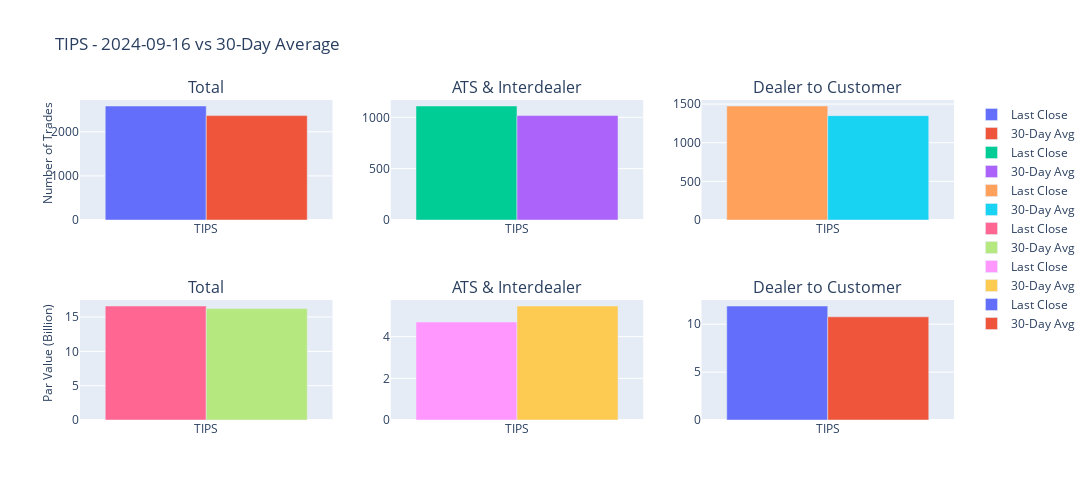
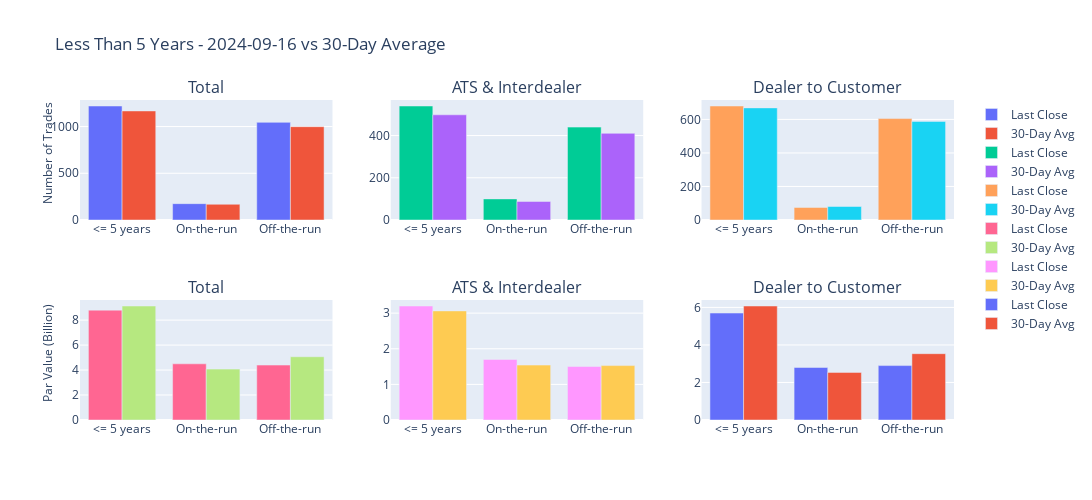
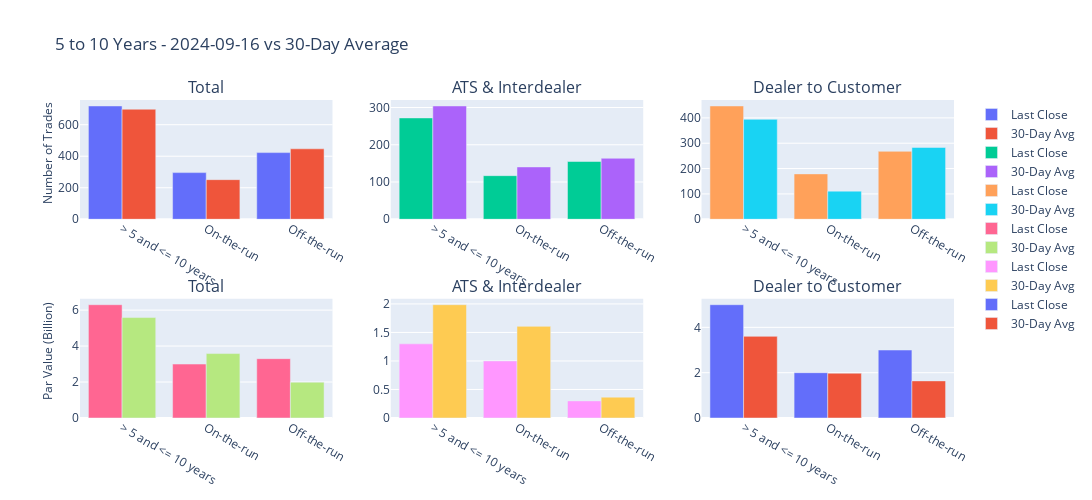
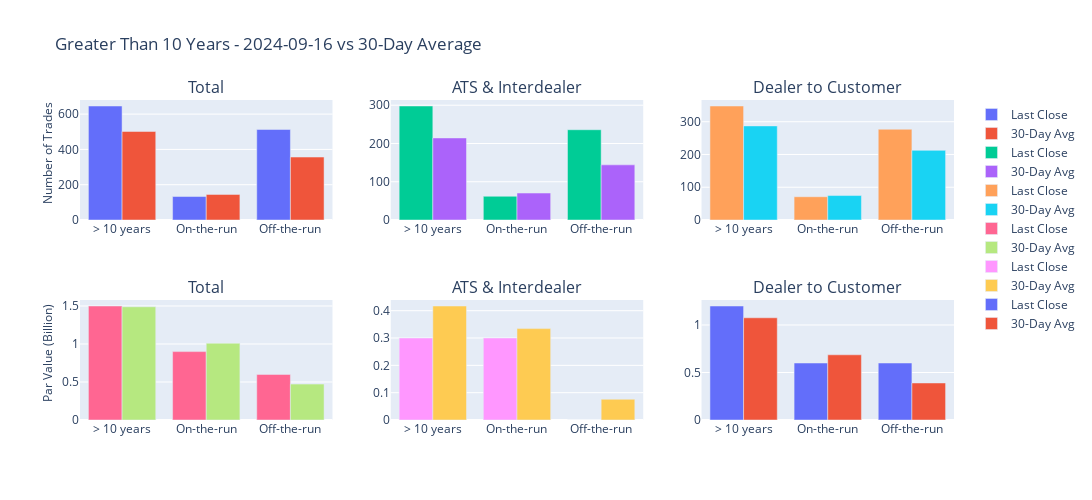

Notebook source saved alongside these figures, in order:
### Code cell
df_TIPS = df[df[('Category', 'Unnamed: 0_level_1')] == 'TIPS'].reset_index(drop=True)
df_less_than_5 = get_subcat_rows(df, '<= 5 years')
df_5_10 = get_subcat_rows(df, '> 5 and <= 10 years')
df_greater_than_10 = get_subcat_rows(df, '> 10 years')

plot_trades_and_par(df_TIPS, 'TIPS')
plot_trades_and_par(df_less_than_5, 'Less Than 5 Years')
plot_trades_and_par(df_5_10, '5 to 10 Years')
plot_trades_and_par(df_greater_than_10, 'Greater Than 10 Years')

### Figure 1 — Plotly figure (JSON) as saved in the notebook; plotly's stock layout.template omitted (floating-point values rounded to 4 significant figures)
{"data": [{"name": "Last Close", "type": "bar", "x": ["TIPS"], "xaxis": "x", "y": [2585], "yaxis": "y"}, {"name": "30-Day Avg", "type": "bar", "x": ["TIPS"], "xaxis": "x", "y": [2367.0], "yaxis": "y"}, {"name": "Last Close", "type": "bar", "x": ["TIPS"], "xaxis": "x2", "y": [1110], "yaxis": "y2"}, {"name": "30-Day Avg", "type": "bar", "x": ["TIPS"], "xaxis": "x2", "y": [1017.0], "yaxis": "y2"}, {"name": "Last Close", "type": "bar", "x": ["TIPS"], "xaxis": "x3", "y": [1475], "yaxis": "y3"}, {"name": "30-Day Avg", "type": "bar", "x": ["TIPS"], "xaxis": "x3", "y": [1350.0], "yaxis": "y3"}, {"name": "Last Close", "type": "bar", "x": ["TIPS"], "xaxis": "x4", "y": [16.6], "yaxis": "y4"}, {"name": "30-Day Avg", "type": "bar", "x": ["TIPS"], "xaxis": "x4", "y": [16.22], "yaxis": "y4"}, {"name": "Last Close", "type": "bar", "x": ["TIPS"], "xaxis": "x5", "y": [4.7], "yaxis": "y5"}, {"name": "30-Day Avg", "type": "bar", "x": ["TIPS"], "xaxis": "x5", "y": [5.469], "yaxis": "y5"}, {"name": "Last Close", "type": "bar", "x": ["TIPS"], "xaxis": "x6", "y": [11.9], "yaxis": "y6"}, {"name": "30-Day Avg", "type": "bar", "x": ["TIPS"], "xaxis": "x6", "y": [10.77], "yaxis": "y6"}], "layout": {"annotations": [{"font": {"size": 16}, "showarrow": false, "text": "Total", "x": 0.1444, "xanchor": "center", "xref": "paper", "y": 1, "yanchor": "bottom", "yref": "paper"}, {"font": {"size": 16}, "showarrow": false, "text": "ATS & Interdealer", "x": 0.5, "xanchor": "center", "xref": "paper", "y": 1, "yanchor": "bottom", "yref": "paper"}, {"font": {"size": 16}, "showarrow": false, "text": "Dealer to Customer", "x": 0.8556, "xanchor": "center", "xref": "paper", "y": 1, "yanchor": "bottom", "yref": "paper"}, {"font": {"size": 16}, "showarrow": false, "text": "Total", "x": 0.1444, "xanchor": "center", "xref": "paper", "y": 0.375, "yanchor": "bottom", "yref": "paper"}, {"font": {"size": 16}, "showarrow": false, "text": "ATS & Interdealer", "x": 0.5, "xanchor": "center", "xref": "paper", "y": 0.375, "yanchor": "bottom", "yref": "paper"}, {"font": {"size": 16}, "showarrow": false, "text": "Dealer to Customer", "x": 0.8556, "xanchor": "center", "xref": "paper", "y": 0.375, "yanchor": "bottom", "yref": "paper"}, {"align": "center", "font": {"size": 12}, "showarrow": false, "text": "Number of Trades", "textangle": -90, "x": -0.05, "xref": "paper", "y": 1, "yref": "paper"}, {"align": "center", "font": {"size": 12}, "showarrow": false, "text": "Par Value (Billion)", "textangle": -90, "x": -0.05, "xref": "paper", "y": 0.05, "yref": "paper"}], "barmode": "group", "height": 500, "showlegend": true, "title": {"text": "TIPS - 2024-09-16 vs 30-Day Average"}, "width": 1300, "xaxis": {"anchor": "y", "domain": [0, 0.2889]}, "xaxis2": {"anchor": "y2", "domain": [0.3556, 0.6444]}, "xaxis3": {"anchor": "y3", "domain": [0.7111, 1]}, "xaxis4": {"anchor": "y4", "domain": [0, 0.2889]}, "xaxis5": {"anchor": "y5", "domain": [0.3556, 0.6444]}, "xaxis6": {"anchor": "y6", "domain": [0.7111, 1]}, "yaxis": {"anchor": "x", "domain": [0.625, 1]}, "yaxis2": {"anchor": "x2", "domain": [0.625, 1]}, "yaxis3": {"anchor": "x3", "domain": [0.625, 1]}, "yaxis4": {"anchor": "x4", "domain": [0, 0.375]}, "yaxis5": {"anchor": "x5", "domain": [0, 0.375]}, "yaxis6": {"anchor": "x6", "domain": [0, 0.375]}}}

### Figure 2 — Plotly figure (JSON) as saved in the notebook; plotly's stock layout.template omitted (floating-point values rounded to 4 significant figures)
{"data": [{"name": "Last Close", "type": "bar", "x": ["<= 5 years", "On-the-run", "Off-the-run"], "xaxis": "x", "y": [1220, 175, 1045], "yaxis": "y"}, {"name": "30-Day Avg", "type": "bar", "x": ["<= 5 years", "On-the-run", "Off-the-run"], "xaxis": "x", "y": [1167.0, 168.3, 998.7], "yaxis": "y"}, {"name": "Last Close", "type": "bar", "x": ["<= 5 years", "On-the-run", "Off-the-run"], "xaxis": "x2", "y": [540, 100, 440], "yaxis": "y2"}, {"name": "30-Day Avg", "type": "bar", "x": ["<= 5 years", "On-the-run", "Off-the-run"], "xaxis": "x2", "y": [498.3, 87.79, 410.5], "yaxis": "y2"}, {"name": "Last Close", "type": "bar", "x": ["<= 5 years", "On-the-run", "Off-the-run"], "xaxis": "x3", "y": [680, 75, 605], "yaxis": "y3"}, {"name": "30-Day Avg", "type": "bar", "x": ["<= 5 years", "On-the-run", "Off-the-run"], "xaxis": "x3", "y": [668.8, 80.55, 588.2], "yaxis": "y3"}, {"name": "Last Close", "type": "bar", "x": ["<= 5 years", "On-the-run", "Off-the-run"], "xaxis": "x4", "y": [8.8, 4.5, 4.4], "yaxis": "y4"}, {"name": "30-Day Avg", "type": "bar", "x": ["<= 5 years", "On-the-run", "Off-the-run"], "xaxis": "x4", "y": [9.131, 4.076, 5.066], "yaxis": "y4"}, {"name": "Last Close", "type": "bar", "x": ["<= 5 years", "On-the-run", "Off-the-run"], "xaxis": "x5", "y": [3.2, 1.7, 1.5], "yaxis": "y5"}, {"name": "30-Day Avg", "type": "bar", "x": ["<= 5 years", "On-the-run", "Off-the-run"], "xaxis": "x5", "y": [3.062, 1.541, 1.528], "yaxis": "y5"}, {"name": "Last Close", "type": "bar", "x": ["<= 5 years", "On-the-run", "Off-the-run"], "xaxis": "x6", "y": [5.7, 2.8, 2.9], "yaxis": "y6"}, {"name": "30-Day Avg", "type": "bar", "x": ["<= 5 years", "On-the-run", "Off-the-run"], "xaxis": "x6", "y": [6.076, 2.538, 3.534], "yaxis": "y6"}], "layout": {"annotations": [{"font": {"size": 16}, "showarrow": false, "text": "Total", "x": 0.1444, "xanchor": "center", "xref": "paper", "y": 1, "yanchor": "bottom", "yref": "paper"}, {"font": {"size": 16}, "showarrow": false, "text": "ATS & Interdealer", "x": 0.5, "xanchor": "center", "xref": "paper", "y": 1, "yanchor": "bottom", "yref": "paper"}, {"font": {"size": 16}, "showarrow": false, "text": "Dealer to Customer", "x": 0.8556, "xanchor": "center", "xref": "paper", "y": 1, "yanchor": "bottom", "yref": "paper"}, {"font": {"size": 16}, "showarrow": false, "text": "Total", "x": 0.1444, "xanchor": "center", "xref": "paper", "y": 0.375, "yanchor": "bottom", "yref": "paper"}, {"font": {"size": 16}, "showarrow": false, "text": "ATS & Interdealer", "x": 0.5, "xanchor": "center", "xref": "paper", "y": 0.375, "yanchor": "bottom", "yref": "paper"}, {"font": {"size": 16}, "showarrow": false, "text": "Dealer to Customer", "x": 0.8556, "xanchor": "center", "xref": "paper", "y": 0.375, "yanchor": "bottom", "yref": "paper"}, {"align": "center", "font": {"size": 12}, "showarrow": false, "text": "Number of Trades", "textangle": -90, "x": -0.05, "xref": "paper", "y": 1, "yref": "paper"}, {"align": "center", "font": {"size": 12}, "showarrow": false, "text": "Par Value (Billion)", "textangle": -90, "x": -0.05, "xref": "paper", "y": 0.05, "yref": "paper"}], "barmode": "group", "height": 500, "showlegend": true, "title": {"text": "Less Than 5 Years - 2024-09-16 vs 30-Day Average"}, "width": 1300, "xaxis": {"anchor": "y", "domain": [0, 0.2889]}, "xaxis2": {"anchor": "y2", "domain": [0.3556, 0.6444]}, "xaxis3": {"anchor": "y3", "domain": [0.7111, 1]}, "xaxis4": {"anchor": "y4", "domain": [0, 0.2889]}, "xaxis5": {"anchor": "y5", "domain": [0.3556, 0.6444]}, "xaxis6": {"anchor": "y6", "domain": [0.7111, 1]}, "yaxis": {"anchor": "x", "domain": [0.625, 1]}, "yaxis2": {"anchor": "x2", "domain": [0.625, 1]}, "yaxis3": {"anchor": "x3", "domain": [0.625, 1]}, "yaxis4": {"anchor": "x4", "domain": [0, 0.375]}, "yaxis5": {"anchor": "x5", "domain": [0, 0.375]}, "yaxis6": {"anchor": "x6", "domain": [0, 0.375]}}}

### Figure 3 — Plotly figure (JSON) as saved in the notebook; plotly's stock layout.template omitted (floating-point values rounded to 4 significant figures)
{"data": [{"name": "Last Close", "type": "bar", "x": ["> 5 and <= 10 years", "On-the-run", "Off-the-run"], "xaxis": "x", "y": [719, 296, 423], "yaxis": "y"}, {"name": "30-Day Avg", "type": "bar", "x": ["> 5 and <= 10 years", "On-the-run", "Off-the-run"], "xaxis": "x", "y": [698.3, 251.3, 447.0], "yaxis": "y"}, {"name": "Last Close", "type": "bar", "x": ["> 5 and <= 10 years", "On-the-run", "Off-the-run"], "xaxis": "x2", "y": [272, 117, 155], "yaxis": "y2"}, {"name": "30-Day Avg", "type": "bar", "x": ["> 5 and <= 10 years", "On-the-run", "Off-the-run"], "xaxis": "x2", "y": [304.1, 140.4, 163.7], "yaxis": "y2"}, {"name": "Last Close", "type": "bar", "x": ["> 5 and <= 10 years", "On-the-run", "Off-the-run"], "xaxis": "x3", "y": [447, 179, 268], "yaxis": "y3"}, {"name": "30-Day Avg", "type": "bar", "x": ["> 5 and <= 10 years", "On-the-run", "Off-the-run"], "xaxis": "x3", "y": [394.2, 110.9, 283.3], "yaxis": "y3"}, {"name": "Last Close", "type": "bar", "x": ["> 5 and <= 10 years", "On-the-run", "Off-the-run"], "xaxis": "x4", "y": [6.3, 3, 3.3], "yaxis": "y4"}, {"name": "30-Day Avg", "type": "bar", "x": ["> 5 and <= 10 years", "On-the-run", "Off-the-run"], "xaxis": "x4", "y": [5.586, 3.583, 1.993], "yaxis": "y4"}, {"name": "Last Close", "type": "bar", "x": ["> 5 and <= 10 years", "On-the-run", "Off-the-run"], "xaxis": "x5", "y": [1.3, 1, 0.3], "yaxis": "y5"}, {"name": "30-Day Avg", "type": "bar", "x": ["> 5 and <= 10 years", "On-the-run", "Off-the-run"], "xaxis": "x5", "y": [1.986, 1.607, 0.3655], "yaxis": "y5"}, {"name": "Last Close", "type": "bar", "x": ["> 5 and <= 10 years", "On-the-run", "Off-the-run"], "xaxis": "x6", "y": [5, 2, 3], "yaxis": "y6"}, {"name": "30-Day Avg", "type": "bar", "x": ["> 5 and <= 10 years", "On-the-run", "Off-the-run"], "xaxis": "x6", "y": [3.603, 1.976, 1.638], "yaxis": "y6"}], "layout": {"annotations": [{"font": {"size": 16}, "showarrow": false, "text": "Total", "x": 0.1444, "xanchor": "center", "xref": "paper", "y": 1, "yanchor": "bottom", "yref": "paper"}, {"font": {"size": 16}, "showarrow": false, "text": "ATS & Interdealer", "x": 0.5, "xanchor": "center", "xref": "paper", "y": 1, "yanchor": "bottom", "yref": "paper"}, {"font": {"size": 16}, "showarrow": false, "text": "Dealer to Customer", "x": 0.8556, "xanchor": "center", "xref": "paper", "y": 1, "yanchor": "bottom", "yref": "paper"}, {"font": {"size": 16}, "showarrow": false, "text": "Total", "x": 0.1444, "xanchor": "center", "xref": "paper", "y": 0.375, "yanchor": "bottom", "yref": "paper"}, {"font": {"size": 16}, "showarrow": false, "text": "ATS & Interdealer", "x": 0.5, "xanchor": "center", "xref": "paper", "y": 0.375, "yanchor": "bottom", "yref": "paper"}, {"font": {"size": 16}, "showarrow": false, "text": "Dealer to Customer", "x": 0.8556, "xanchor": "center", "xref": "paper", "y": 0.375, "yanchor": "bottom", "yref": "paper"}, {"align": "center", "font": {"size": 12}, "showarrow": false, "text": "Number of Trades", "textangle": -90, "x": -0.05, "xref": "paper", "y": 1, "yref": "paper"}, {"align": "center", "font": {"size": 12}, "showarrow": false, "text": "Par Value (Billion)", "textangle": -90, "x": -0.05, "xref": "paper", "y": 0.05, "yref": "paper"}], "barmode": "group", "height": 500, "showlegend": true, "title": {"text": "5 to 10 Years - 2024-09-16 vs 30-Day Average"}, "width": 1300, "xaxis": {"anchor": "y", "domain": [0, 0.2889]}, "xaxis2": {"anchor": "y2", "domain": [0.3556, 0.6444]}, "xaxis3": {"anchor": "y3", "domain": [0.7111, 1]}, "xaxis4": {"anchor": "y4", "domain": [0, 0.2889]}, "xaxis5": {"anchor": "y5", "domain": [0.3556, 0.6444]}, "xaxis6": {"anchor": "y6", "domain": [0.7111, 1]}, "yaxis": {"anchor": "x", "domain": [0.625, 1]}, "yaxis2": {"anchor": "x2", "domain": [0.625, 1]}, "yaxis3": {"anchor": "x3", "domain": [0.625, 1]}, "yaxis4": {"anchor": "x4", "domain": [0, 0.375]}, "yaxis5": {"anchor": "x5", "domain": [0, 0.375]}, "yaxis6": {"anchor": "x6", "domain": [0, 0.375]}}}

### Figure 4 — Plotly figure (JSON) as saved in the notebook; plotly's stock layout.template omitted (floating-point values rounded to 4 significant figures)
{"data": [{"name": "Last Close", "type": "bar", "x": ["> 10 years", "On-the-run", "Off-the-run"], "xaxis": "x", "y": [646, 133, 513], "yaxis": "y"}, {"name": "30-Day Avg", "type": "bar", "x": ["> 10 years", "On-the-run", "Off-the-run"], "xaxis": "x", "y": [501.7, 145.1, 356.7], "yaxis": "y"}, {"name": "Last Close", "type": "bar", "x": ["> 10 years", "On-the-run", "Off-the-run"], "xaxis": "x2", "y": [298, 62, 236], "yaxis": "y2"}, {"name": "30-Day Avg", "type": "bar", "x": ["> 10 years", "On-the-run", "Off-the-run"], "xaxis": "x2", "y": [214.5, 70.41, 144.1], "yaxis": "y2"}, {"name": "Last Close", "type": "bar", "x": ["> 10 years", "On-the-run", "Off-the-run"], "xaxis": "x3", "y": [348, 71, 277], "yaxis": "y3"}, {"name": "30-Day Avg", "type": "bar", "x": ["> 10 years", "On-the-run", "Off-the-run"], "xaxis": "x3", "y": [287.2, 74.66, 212.6], "yaxis": "y3"}, {"name": "Last Close", "type": "bar", "x": ["> 10 years", "On-the-run", "Off-the-run"], "xaxis": "x4", "y": [1.5, 0.9, 0.6], "yaxis": "y4"}, {"name": "30-Day Avg", "type": "bar", "x": ["> 10 years", "On-the-run", "Off-the-run"], "xaxis": "x4", "y": [1.49, 1.01, 0.4724], "yaxis": "y4"}, {"name": "Last Close", "type": "bar", "x": ["> 10 years", "On-the-run", "Off-the-run"], "xaxis": "x5", "y": [0.3, 0.3, 0], "yaxis": "y5"}, {"name": "30-Day Avg", "type": "bar", "x": ["> 10 years", "On-the-run", "Off-the-run"], "xaxis": "x5", "y": [0.4172, 0.3345, 0.07586], "yaxis": "y5"}, {"name": "Last Close", "type": "bar", "x": ["> 10 years", "On-the-run", "Off-the-run"], "xaxis": "x6", "y": [1.2, 0.6, 0.6], "yaxis": "y6"}, {"name": "30-Day Avg", "type": "bar", "x": ["> 10 years", "On-the-run", "Off-the-run"], "xaxis": "x6", "y": [1.076, 0.6862, 0.3897], "yaxis": "y6"}], "layout": {"annotations": [{"font": {"size": 16}, "showarrow": false, "text": "Total", "x": 0.1444, "xanchor": "center", "xref": "paper", "y": 1, "yanchor": "bottom", "yref": "paper"}, {"font": {"size": 16}, "showarrow": false, "text": "ATS & Interdealer", "x": 0.5, "xanchor": "center", "xref": "paper", "y": 1, "yanchor": "bottom", "yref": "paper"}, {"font": {"size": 16}, "showarrow": false, "text": "Dealer to Customer", "x": 0.8556, "xanchor": "center", "xref": "paper", "y": 1, "yanchor": "bottom", "yref": "paper"}, {"font": {"size": 16}, "showarrow": false, "text": "Total", "x": 0.1444, "xanchor": "center", "xref": "paper", "y": 0.375, "yanchor": "bottom", "yref": "paper"}, {"font": {"size": 16}, "showarrow": false, "text": "ATS & Interdealer", "x": 0.5, "xanchor": "center", "xref": "paper", "y": 0.375, "yanchor": "bottom", "yref": "paper"}, {"font": {"size": 16}, "showarrow": false, "text": "Dealer to Customer", "x": 0.8556, "xanchor": "center", "xref": "paper", "y": 0.375, "yanchor": "bottom", "yref": "paper"}, {"align": "center", "font": {"size": 12}, "showarrow": false, "text": "Number of Trades", "textangle": -90, "x": -0.05, "xref": "paper", "y": 1, "yref": "paper"}, {"align": "center", "font": {"size": 12}, "showarrow": false, "text": "Par Value (Billion)", "textangle": -90, "x": -0.05, "xref": "paper", "y": 0.05, "yref": "paper"}], "barmode": "group", "height": 500, "showlegend": true, "title": {"text": "Greater Than 10 Years - 2024-09-16 vs 30-Day Average"}, "width": 1300, "xaxis": {"anchor": "y", "domain": [0, 0.2889]}, "xaxis2": {"anchor": "y2", "domain": [0.3556, 0.6444]}, "xaxis3": {"anchor": "y3", "domain": [0.7111, 1]}, "xaxis4": {"anchor": "y4", "domain": [0, 0.2889]}, "xaxis5": {"anchor": "y5", "domain": [0.3556, 0.6444]}, "xaxis6": {"anchor": "y6", "domain": [0.7111, 1]}, "yaxis": {"anchor": "x", "domain": [0.625, 1]}, "yaxis2": {"anchor": "x2", "domain": [0.625, 1]}, "yaxis3": {"anchor": "x3", "domain": [0.625, 1]}, "yaxis4": {"anchor": "x4", "domain": [0, 0.375]}, "yaxis5": {"anchor": "x5", "domain": [0, 0.375]}, "yaxis6": {"anchor": "x6", "domain": [0, 0.375]}}}
